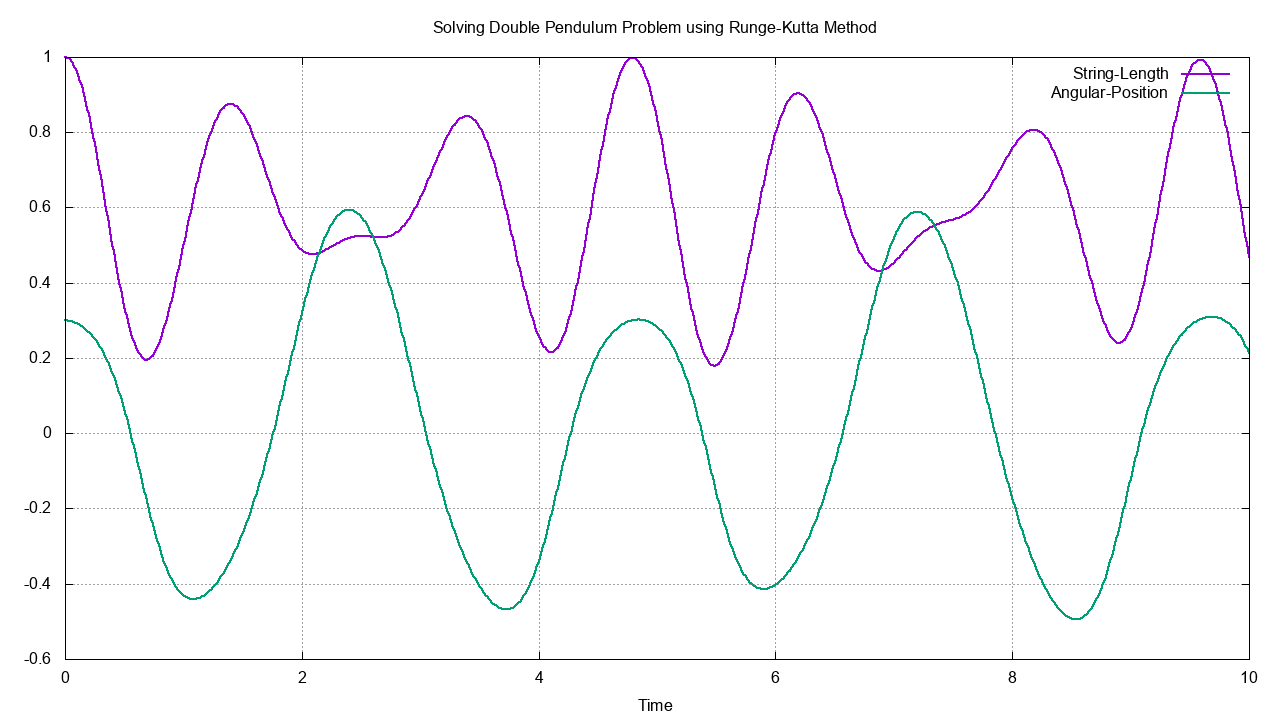

Here is the gnuplot script that generated this plot:
set title "Solving Double Pendulum Problem using Runge-Kutta Method"
set xlabel "Time"
set grid

set terminal png size 1280,720
set output "2_RK.png"
plot "2_RK.dat" u 1:(column("String-Length")) w l lw 2, "" u 1:(column("Angular-Position")) w l lw 2

set terminal wxt background '#00222222'
plot "2_RK.dat" u 1:(column("String-Length")) w l lw 2, "" u 1:(column("Angular-Position")) w l lw 2
